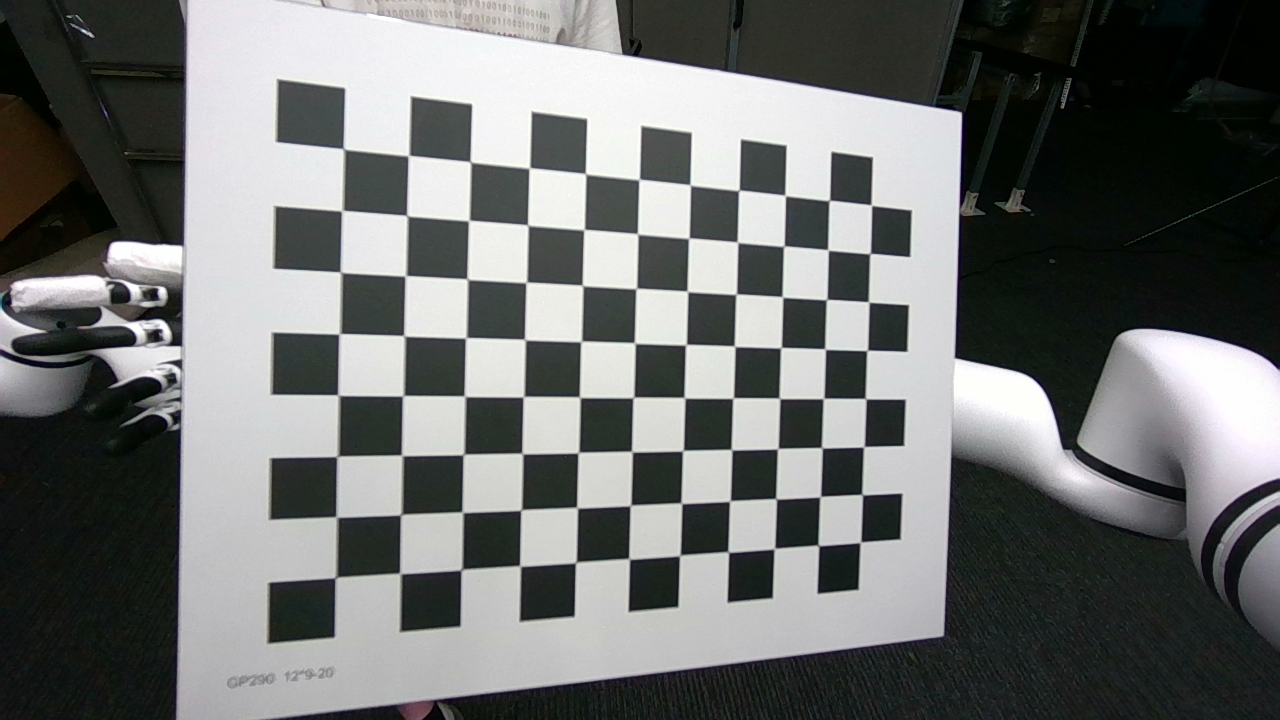
#> input picture data/sample_data/camera_calib/data1/chessboard_01.png, 1280 x 720 px
$ jupyter execute 00_camera_calibration_using_opencv.ipynb
#> lines starting #> are read from the running program, lines starting #| are printed output that depends on the picture; long printed decimals are rounded
The process of estimating the parameters of a camera is called camera calibration.

This means we have all information (parameters or coeffients) about the camera required to determine an accurate
relationship between a 3D point in the real world and its corresponding 2D projection (pixel) in the image captured by
that calibrated camera.

1. Internal parameters of the camera/lens system. E.g., focal length, optical center, and radial distortion
coefficients the center.

2. External parameters: This refers to the orientation (rotation and translation) of the camera with respect to some
world coordinate system.

[cell 1]
# import necessary packages
import matplotlib.pyplot as plt
import cv2
import numpy as np

# 角点的个数以及棋盘格间距
XX = 11 #标定板的中长度对应的角点的个数
YY = 8  #标定板的中宽度对应的角点的个数
CHECKERBOARD = (XX, YY)
image_path = "../../data/sample_data/camera_calib/data1/chessboard_01.png"
# Creating vector to store vectors of 3D points for each checkboard image
objpoints = []
# Creating vector to store vectors of 2D points for each checkerboard image
imgpoints = []

[cell 2]
"""
Step 1: Find the chess board corners
If desired number of corners are found in the image then ret = true
"""
img = cv2.imread(image_path)
#> img is the input picture: shape (720, 1280, 3); mean B, G, R 111.3, 112.4, 110.4
gray = cv2.cvtColor(img, cv2.COLOR_BGR2GRAY)
ret, corners = cv2.findChessboardCorners(gray, CHECKERBOARD, cv2.CALIB_CB_ADAPTIVE_THRESH+cv2.CALIB_CB_FAST_CHECK
                                         +cv2.CALIB_CB_NORMALIZE_IMAGE)
#> ret = True; corners = 88 rows, first 8: [342.9, 149], [408, 155.1], [469.7, 162.5], [529.2, 167.4], [585.8, 173.3], [638.8, 179], [690.2, 184.5], [738.7, 190]
# corners: order in row by row, and left to right in each row

[cell 3]
corners
#> Out has the same summary as corners

[cell 4]
img_draw = cv2.drawChessboardCorners(img.copy(), CHECKERBOARD, corners, ret)
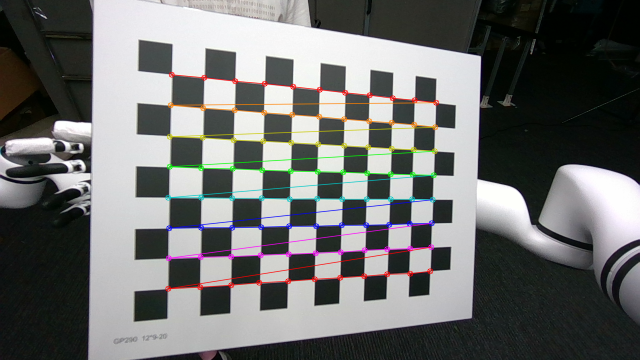
#> img_draw: shape (720, 1280, 3) (shown at 1/2 size); mean B, G, R 110.3, 111.5, 110.3
plt.imshow(cv2.cvtColor(img_draw, cv2.COLOR_BGR2RGB))
# plt.scatter(corners[:, 0, 0], corners[:, 0, 1])

[cell 5]
"""
Step 2: Refine corners
If desired number of corners are detected, we refine the pixel coordinates and display them on the images of
checkerboard"""
if ret:
    # 设置寻找亚像素角点的参数，采用的停止准则是最大循环次数30和最大误差容限0.001
    criteria = (cv2.TERM_CRITERIA_MAX_ITER | cv2.TERM_CRITERIA_EPS, 30, 0.001)
    # refining pixel coordinates for given 2d points
    corners2 = cv2.cornerSubPix(gray, corners, (11, 11), (-1, -1), criteria)
#> corners2 = 88 rows, first 8: [343.5, 148.9], [408.6, 155.6], [470.4, 161.9], [529.3, 167.9], [585.5, 173.8], [639.2, 179.5], [690.2, 185], [738.9, 190.3]

    imgpoints.append(corners2)

    # draw ad display the corner
    img_draw = cv2.drawChessboardCorners(img.copy(), CHECKERBOARD, corners2, ret)

    plt.imshow(cv2.cvtColor(img_draw, cv2.COLOR_BGR2RGB))
    # plt.scatter(corners2[:, 0, 0], corners2[:, 0, 1])
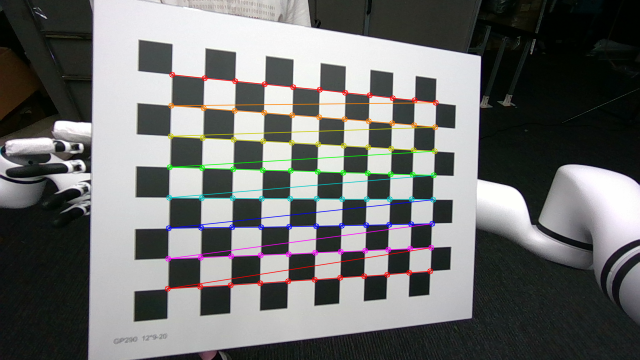
#> shown: shape (720, 1280, 3) (shown at 1/2 size); mean R, G, B 110.3, 111.5, 110.3

[cell 6]
"""Step 3: Set up world coordinate and got corresponding 3D points."""
L = 0.03 #标定板一格的长度  单位为米
# 获取标定板角点的位置
objp = np.zeros((XX * YY, 3), np.float32)
objp[:, :2] = np.mgrid[0:XX, 0:YY].T.reshape(-1, 2)     # 将世界坐标系建在标定板上，所有点的Z坐标全部为0，所以只需要赋值x和y
# Take the first corner as origin of world coordinate
objp *= L
if ret:
    objpoints.append(objp)
objp

[cell 7]
np.array(objpoints).shape

[cell 8]
np.array(imgpoints).shape

[cell 9]
"""
Step 4: Performing camera calibration by passing the value of known 3D point(objpoints) and corresponding pixel coordinates
of the detected corners(imgpoints)"""
ret, mtx, dist, rvecs, tvecs = cv2.calibrateCamera(objpoints, imgpoints, gray.shape[::-1], None, None)
#> ret = 0.0514; mtx = [[552.5, 0, 628.1], [0, 555.1, 360.5], [0, 0, 1]]; dist = [[-0.0396, 0.0352, -0.000714, 0.000345, -0.00142]]; rvecs = ([0.0162, -0.249, 0.0247],); tvecs = ([-0.139, -0.103, 0.267],)

[cell 10]
f'Camera matrix: {mtx}' # 内参数矩阵

[cell 11]
f'Dist coeffs: {dist}' # 畸变系数 distortion cofficients = (k_1,k_2,p_1,p_2,k_3)

[cell 12]
# We can also calcuate rvecs, tvecs by cv2.solvePnP if camera intrinsic already know.
ret, rvec, tvec = cv2.solvePnP(objp, corners, mtx, dist)
#> ret = True; rvec = [0.0162, -0.249, 0.0247]; tvec = [-0.139, -0.103, 0.267]

[cell 13]
f"R_target2cam: {rvecs[0]*180/np.pi}" # degree

[cell 14]
f"t_target2cam: {tvecs[0]}" # meter

## Re-projection Error
Ref: https://docs.opencv.org/4.x/dc/dbb/tutorial_py_calibration.html

[cell 15]
prjpoints, _ = cv2.projectPoints(objpoints[0], rvecs[0], tvecs[0], mtx, dist)
#> prjpoints = 88 rows, first 8: [343.5, 148.9], [408.5, 155.6], [470.4, 161.9], [529.3, 168], [585.5, 173.8], [639.1, 179.5], [690.2, 185], [738.8, 190.3]
plt.imshow(cv2.cvtColor(img, cv2.COLOR_BGR2RGB))
plt.scatter(prjpoints[:, :, 0], prjpoints[:, :, 1], s=1)
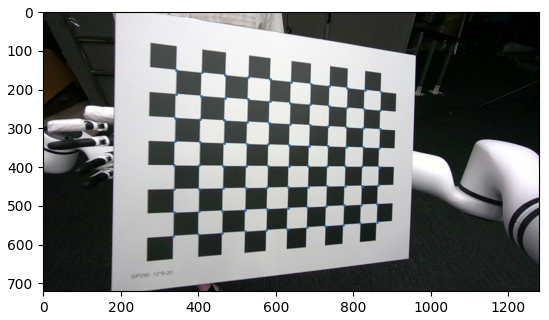
#> figure drawn by matplotlib, 1 panel

[cell 16]
error = cv2.norm(corners2, prjpoints, cv2.NORM_L2)/len(prjpoints)
#> error = 0.00547
print(f"error: {error}")
#| error: 0.005475

$ run again, with data/sample_data/camera_calib/data1/chessboard_02.png copied over data/sample_data/camera_calib/data1/chessboard_01.png
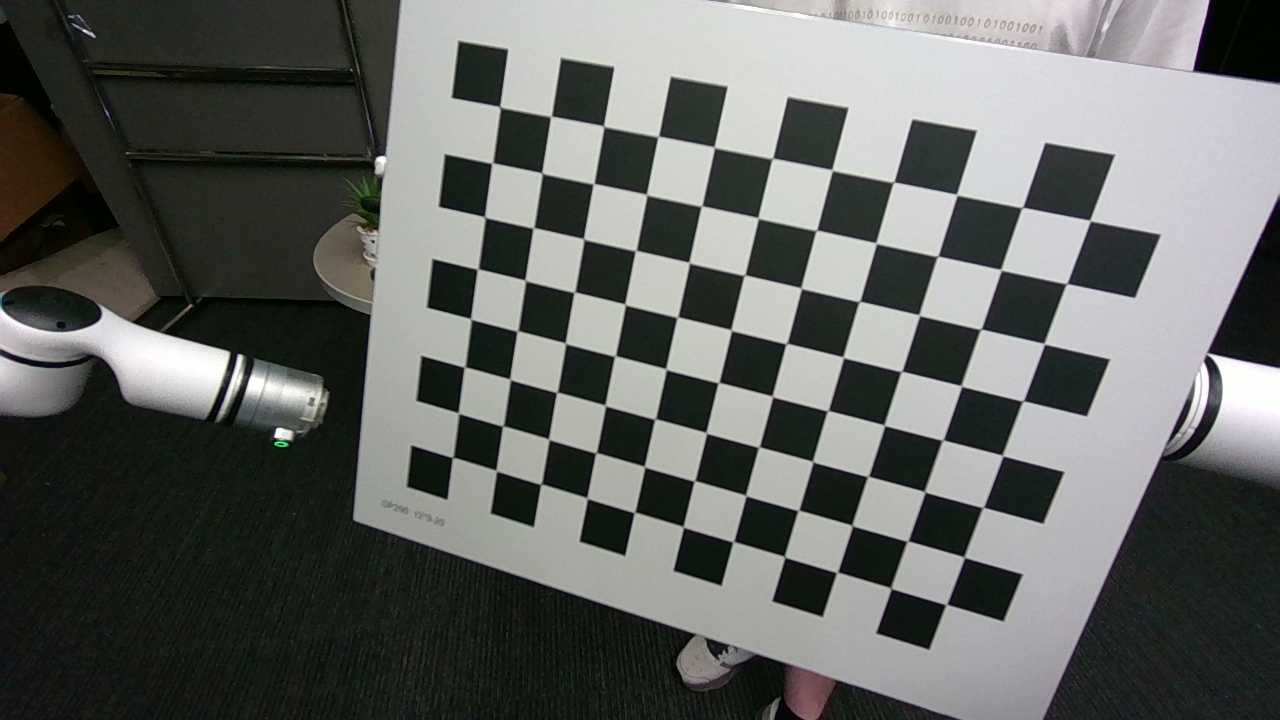
#> input picture data/sample_data/camera_calib/data1/chessboard_02.png, 1280 x 720 px
#> img is the input picture: shape (720, 1280, 3); mean B, G, R 98.5, 101.4, 99.1
#> `ret, corners = cv2.findChessboardCorners(gray, CHECKERBOARD, cv2.CALIB..`: ret = True; corners = 88 rows, first 8: [499.6, 106.1], [550.7, 115.5], [604.3, 125.3], [657.8, 135.7], [714.6, 146.5], [772.5, 158.4], [832.6, 169.5], [893.4, 181.9]
#> `corners`: Out has the same summary as corners
#> corners2 = 88 rows, first 8: [499.9, 106.9], [551, 116.4], [603.7, 126.2], [658.2, 136.4], [714.3, 147.3], [772.4, 158.4], [832, 170.1], [893.5, 182.2]
#> `[cell 5] """ Step 2: Refine corners If desired number of corners are d..`:
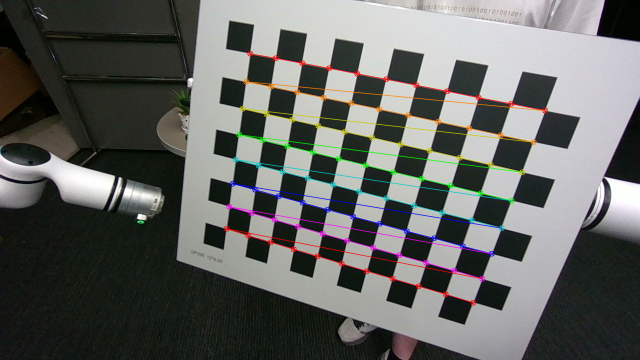
#> shown: shape (720, 1280, 3) (shown at 1/2 size); mean R, G, B 99.4, 100.9, 97.9
#> `ret, mtx, dist, rvecs, tvecs = cv2.calibrateCamera(objpoints, imgpoint..`: ret = 0.061; mtx = [[612.5, 0, 643.3], [0, 614.1, 354.9], [0, 0, 1]]; dist = [[-0.0479, 0.0576, -0.000224, -0.000755, -0.0229]]; rvecs = ([0.227, 0.199, 0.226],); tvecs = ([-0.0782, -0.135, 0.332],)
#> `ret, rvec, tvec = cv2.solvePnP(objp, corners, mtx, dist)`: ret = True; rvec = [0.227, 0.199, 0.226]; tvec = [-0.0782, -0.135, 0.332]
#> prjpoints = 88 rows, first 8: [500, 106.9], [551, 116.3], [603.7, 126.2], [658.1, 136.4], [714.3, 147.2], [772.3, 158.4], [832, 170.1], [893.5, 182.2]
#> `[cell 15] prjpoints, _ = cv2.projectPoints(objpoints[0], rvecs[0], tve..`:
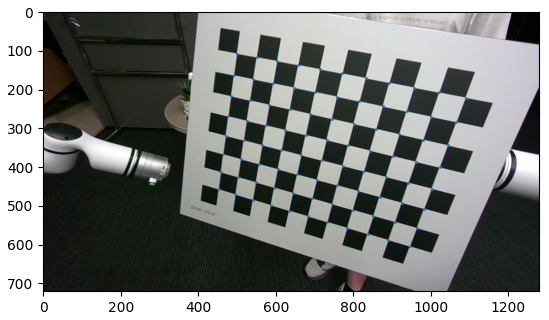
#> figure drawn by matplotlib, 1 panel
#> error = 0.0065
#| error: 0.006501

$ run again, with data/sample_data/camera_calib/data1/chessboard_03.png copied over data/sample_data/camera_calib/data1/chessboard_01.png
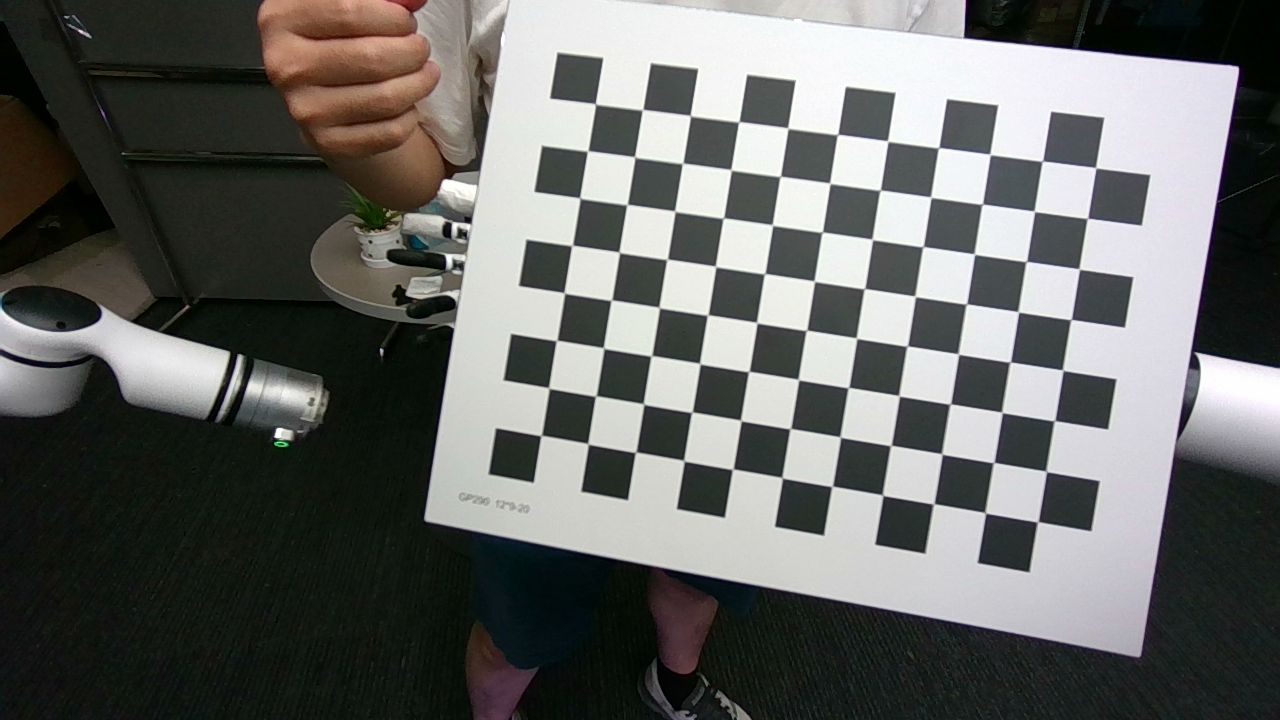
#> input picture data/sample_data/camera_calib/data1/chessboard_03.png, 1280 x 720 px
#> img is the input picture: shape (720, 1280, 3); mean B, G, R 100.7, 103.1, 102.1
#> `ret, corners = cv2.findChessboardCorners(gray, CHECKERBOARD, cv2.CALIB..`: ret = True; corners = 88 rows, first 8: [595.9, 103.3], [642.2, 109.3], [690.7, 115], [738.9, 122], [788.2, 127.7], [837.9, 134.6], [887.6, 140.9], [938.8, 148]
#> `corners`: Out has the same summary as corners
#> corners2 = 88 rows, first 8: [595.4, 104], [642.5, 109.7], [690.4, 115.7], [738.8, 121.8], [787.8, 128.1], [837.5, 134.5], [887.7, 141.1], [938.6, 147.7]
#> `[cell 5] """ Step 2: Refine corners If desired number of corners are d..`:
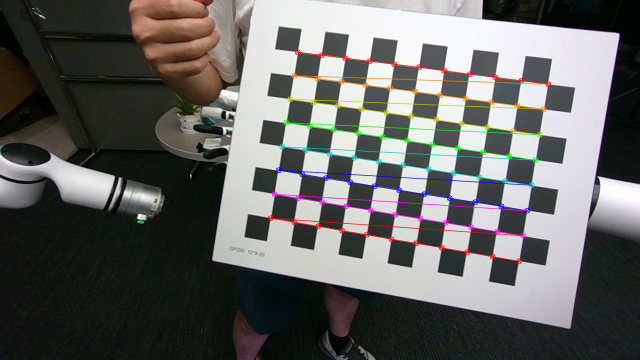
#> shown: shape (720, 1280, 3) (shown at 1/2 size); mean R, G, B 101.8, 102.1, 99.5
#> `ret, mtx, dist, rvecs, tvecs = cv2.calibrateCamera(objpoints, imgpoint..`: ret = 0.052; mtx = [[925, 0, 618.5], [0, 923.6, 357.1], [0, 0, 1]]; dist = [[-0.0975, 0.17, -0.00107, 0.000669, -0.0401]]; rvecs = ([-0.00997, 0.138, 0.161],); tvecs = ([-0.0145, -0.158, 0.575],)
#> `ret, rvec, tvec = cv2.solvePnP(objp, corners, mtx, dist)`: ret = True; rvec = [-0.00997, 0.138, 0.161]; tvec = [-0.0145, -0.158, 0.575]
#> prjpoints = 88 rows, first 8: [595.4, 103.9], [642.5, 109.7], [690.3, 115.7], [738.8, 121.8], [787.8, 128.1], [837.5, 134.5], [887.7, 141.1], [938.6, 147.7]
#> `[cell 15] prjpoints, _ = cv2.projectPoints(objpoints[0], rvecs[0], tve..`:
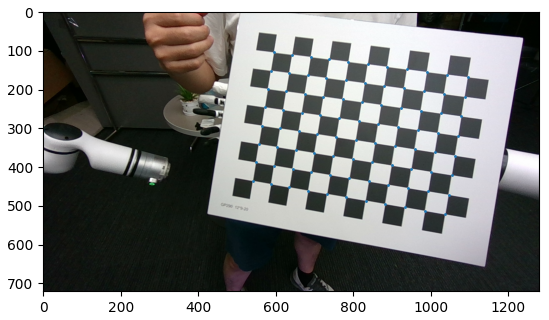
#> figure drawn by matplotlib, 1 panel
#> error = 0.00555
#| error: 0.005546
